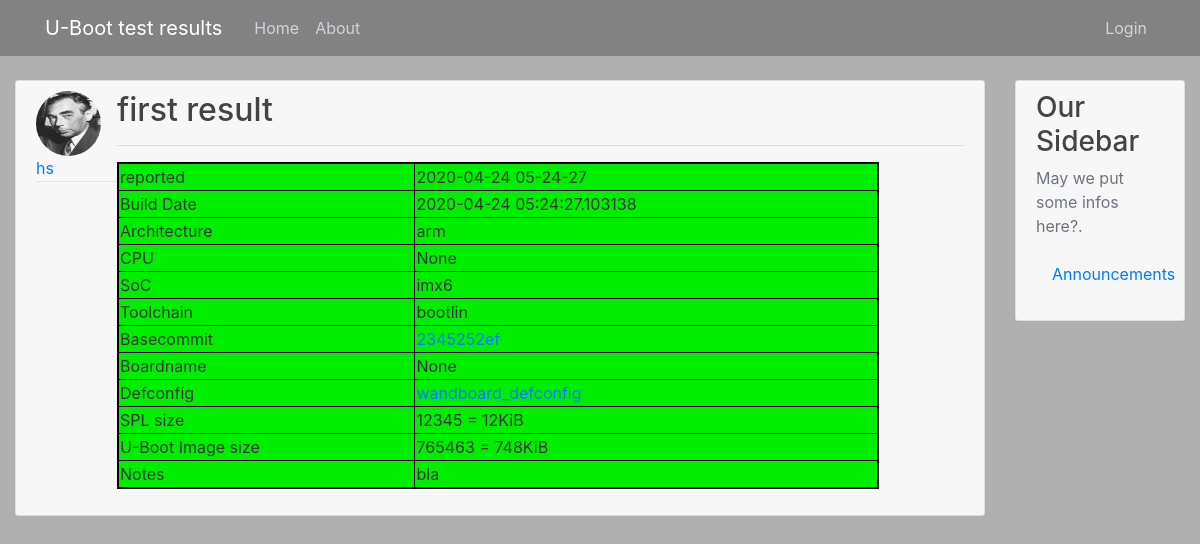
The page /result/1 on the database its author committed.
### ubtres/models.py (models this page shows, shortened)
class User(db.Model, UserMixin):
    id = db.Column(db.Integer, primary_key=True)
    username = db.Column(db.String(20), unique=True, nullable=False)
    isadmin = db.Column(db.Boolean(), default=False)
    email = db.Column(db.String(120), unique=True, nullable=False)
    about = db.Column(db.String(120), nullable=False, default="--")
    image_file = db.Column(db.String(20), nullable=False, default='default.jpg')
    password = db.Column(db.String(60), nullable=False)
    results = db.relationship('Result', backref='author', lazy=True)
    token = db.Column(db.String(32), index=True, unique=True)
    token_expiration = db.Column(db.DateTime)

class Result(db.Model):
    id = db.Column(db.Integer, primary_key=True)
    title = db.Column(db.String(100), nullable=False)
    build_date = db.Column(db.DateTime, nullable=False)
    arch = db.Column(db.String(20), nullable=False)
    cpu = db.Column(db.String(20), nullable=True)
    soc = db.Column(db.String(20), nullable=False)
    toolchain = db.Column(db.String(100), nullable=False)
    basecommit = db.Column(db.String(40), nullable=False)
    boardname = db.Column(db.String(100), nullable=True, default="unknown")
    defconfig = db.Column(db.String(40), nullable=False)
    splsize = db.Column(db.Integer, nullable=True)
    ubsize = db.Column(db.Integer, nullable=True)
    success = db.Column(db.Boolean(), default=True)
    content = db.Column(db.Text, nullable=False)
    date_posted = db.Column(db.DateTime, nullable=False, default=datetime.utcnow)
    user_id = db.Column(db.Integer, db.ForeignKey('user.id'), nullable=False)
    def calc_values(self):
        self.splsizekib = human_size(self.splsize)
        self.ubsizekib = human_size(self.ubsize)

### ubtres/results/routes.py (the view)
@results.route("/result/<int:result_id>")
def result(result_id):
    result = Result.query.get_or_404(result_id)
    result.calc_values()
    return render_template('result.html', title=result.title, result=result)

### ubtres/models.py (called while the page is built)
def human_size(num: int) -> str:
    base = 1
    for unit in ['B', 'KiB', 'MiB', 'GiB', 'TiB', 'PiB', 'EiB', 'ZiB', 'YiB']:
        n = num / base
        if n < 9.95 and unit != 'B':
            value = "{:.1f}{}".format(n, unit)
            return value
        if round(n) < 1000:
            value = "{}{}".format(round(n), unit)
            return value
        base *= 1024
    value = "{}{}".format(round(n), unit)
    return value

### ubtres/templates/result.html
{% extends "layout.html" %}
{% block content %}
  <result class="media content-section">
    <div class="result-metadata">
      <img class="rounded-circle result-img" src="{{ url_for('static', filename='profile_pics/' + result.author.image_file) }}">
      <br>
      <a class="result-user" href="{{ url_for('users.user_results', username=result.author.username) }}">{{ result.author.username }}</a>
    </div>
    <div class="media-body">
      <h2 class="result-title">{{ result.title }}</h2>
      <hr>
      {% if result.success %}
        <table class="table-success">
      {% else %}
        <table class="table-failure">
      {% endif %}
          <tr>
            <td class="table-td" >reported</td>
            <td class="table-td">{{ result.date_posted.strftime('%Y-%m-%d %H-%M-%S') }}</td>
          </tr>
          <tr>
            <td class="table-td">Build Date</td>
            <td class="table-td">{{ result.build_date }}</td>
          </tr>
          <tr>
            <td class="table-td">Architecture</td>
            <td class="table-td">{{ result.arch }}</td>
          </tr>
          <tr>
            <td class="table-td">CPU</td>
            <td class="table-td">{{ result.cpu }}</td>
          </tr>
          <tr>
            <td class="table-td">SoC</td>
            <td class="table-td">{{ result.soc }}</td>
          </tr>
          <tr>
            <td class="table-td">Toolchain</td>
            <td class="table-td">{{ result.toolchain }}</td>
          </tr>
          <tr>
            <td class="table-td">Basecommit</td>
            <td class="table-td"> <a href="https://gitlab.denx.de/u-boot/u-boot/-/commit/{{ result.basecommit }}">{{ result.basecommit }}</td>
          </tr>
          <tr>
            <td class="table-td">Boardname</td>
            <td class="table-td">{{ result.boardname }}</td>
          </tr>
          <tr>
            <td class="table-td">Defconfig</td>
	    <td class="table-td"><a href="https://gitlab.denx.de/u-boot/u-boot/-/blob/{{ result.basecommit }}/configs/{{ result.defconfig }}">{{ result.defconfig }}</td>
          </tr>
          {% if result.splsize > 0 %}
          <tr>
            <td class="table-td">SPL size</td>
	    <td class="table-td">{{ result.splsize }} = {{ result.splsizekib }}</td>
          </tr>
          {% endif %}
          <tr>
            <td class="table-td">U-Boot Image size</td>
            <td class="table-td">{{ result.ubsize }} = {{ result.ubsizekib }}</td>
          </tr>
          <tr>
            <td class="table-td">Notes</td>
            <td class="table-td">{{ result.content }}</td>
          </tr>
      </table>
    </div>
  </result>
{% endblock content %}

### ubtres/static/main.css (style rules this page uses)
body { background: #B0B0B0; color: #333333; margin-top: 5rem; }
h1, h2, h3, h4, h5, h6 { color: #444444; }
.content-section { background: #F7F7F7; padding: 10px 20px; border: 1px solid #dddddd; border-radius: 3px; margin-bottom: 20px; }
.table-success { border: 2px solid black; border-collapse: collapse; padding: 15px; margin-bottom: 1rem; max-width: 100%; width: 90%; background: #00EE00; }
.table-td { border-collapse: collapse; border: 1px solid black; }
.result-title { color: #444444; }
.result-img { height: 65px; width: 65px; margin-right: 16px; }
.result-user { text-align: center; }
.result-metadata { padding-bottom: 1px; margin-bottom: 4px; border-bottom: 1px solid #e3e3e3 }

### rows shown on the page
User: image_file (picture), author.username "hs"
Result: title "first result", date_posted "2020-04-24 05-24-27", build_date "2020-04-24 05:24:27.103138", arch "arm", cpu "None", soc "imx6", toolchain "bootlin", basecommit "2345252ef", boardname "None", defconfig "wandboard_defconfig", splsize "12345", ubsize "765463", content "bla"

### other values the page prints
{{ result.splsizekib }} "12KiB"
{{ result.ubsizekib }} "748KiB"
